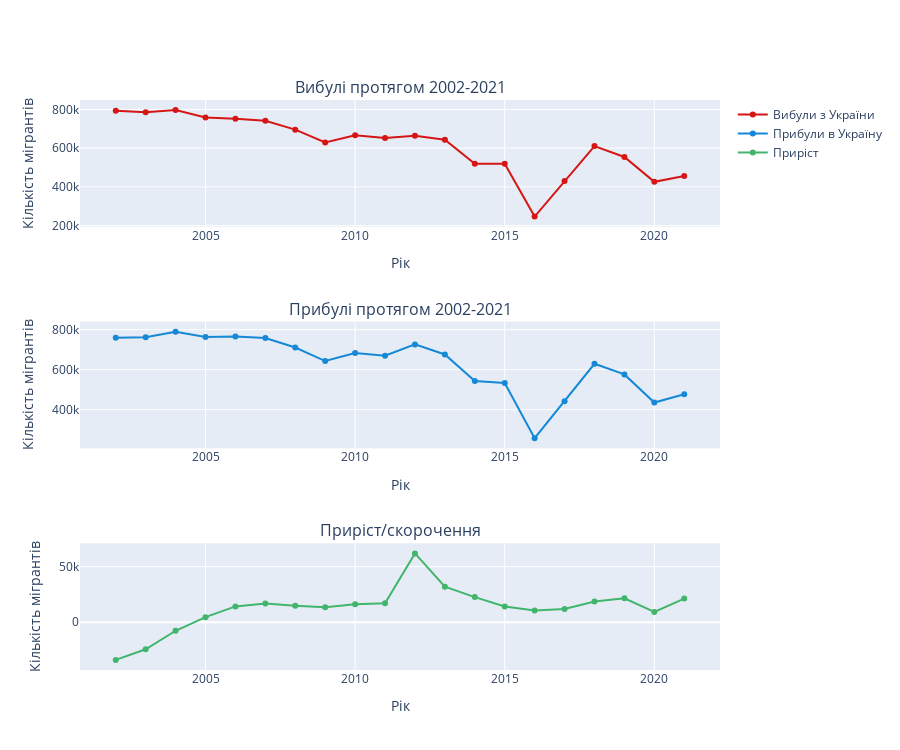

Notebook source saved alongside this figure:
### Code cell
fig = make_subplots(
    rows=3, cols=1,
    subplot_titles=('Вибулі протягом 2002-2021','Прибулі протягом 2002-2021', "Приріст/скорочення"))
fig.add_trace(go.Scatter(x=df_general_migr['Рік'], y=df_general_migr['Вибули'][df_general_migr['Тип місцевості'] == 'Міська та сільська'], 
                        mode='lines+markers', name='Вибули з України', line_color='#d61515'), row = 1, col = 1)
fig.add_trace(go.Scatter(x=df_general_migr['Рік'], y=df_general_migr['Прибули'][df_general_migr['Тип місцевості'] == 'Міська та сільська'], 
                        mode='lines+markers', name='Прибули в Україну',  line_color = '#1589d6'), row = 2, col = 1)
fig.add_trace(go.Scatter(x=df_general_migr['Рік'], y=df_general_migr['Приріст'][df_general_migr['Тип місцевості'] == 'Міська та сільська'], 
                        mode='lines+markers', name='Приріст',  line_color = '#41b56c'), row = 3, col = 1)

fig.update_layout(height=750)
fig.update_yaxes(title_text = 'Кількість мігрантів')
fig.update_xaxes(title_text = 'Рік')

### Figure 1 — Plotly figure (JSON) as saved in the notebook; plotly's stock layout.template omitted (floating-point values rounded to 4 significant figures)
{"data": [{"line": {"color": "#d61515"}, "mode": "lines+markers", "name": "Вибули з України", "type": "scatter", "x": [2002, 2003, 2004, 2005, 2006, 2007, 2008, 2009, 2010, 2011, 2012, 2013, 2014, 2015, 2016, 2017, 2018, 2019, 2020, 2021, 2002, 2003, 2004, 2005, 2006, 2007, 2008, 2009, 2010, 2011, 2012, 2013, 2014, 2015, 2016, 2017, 2018, 2019, 2020, 2021, 2002, 2003, 2004, 2005, 2006, 2007, 2008, 2009, 2010, 2011, 2012, 2013, 2014, 2015, 2016, 2017, 2018, 2019, 2020, 2021], "xaxis": "x", "y": [793796, 786243, 796994, 758639, 751637, 741454, 695869, 629372, 667316, 652301, 664382, 644029, 519914, 519045, 246188, 430290, 610687, 554520, 425964, 455664], "yaxis": "y"}, {"line": {"color": "#1589d6"}, "mode": "lines+markers", "name": "Прибули в Україну", "type": "scatter", "x": [2002, 2003, 2004, 2005, 2006, 2007, 2008, 2009, 2010, 2011, 2012, 2013, 2014, 2015, 2016, 2017, 2018, 2019, 2020, 2021, 2002, 2003, 2004, 2005, 2006, 2007, 2008, 2009, 2010, 2011, 2012, 2013, 2014, 2015, 2016, 2017, 2018, 2019, 2020, 2021, 2002, 2003, 2004, 2005, 2006, 2007, 2008, 2009, 2010, 2011, 2012, 2013, 2014, 2015, 2016, 2017, 2018, 2019, 2020, 2021], "xaxis": "x2", "y": [760005, 762033, 789379, 763222, 765882, 758292, 710790, 642819, 683449, 669397, 726226, 675942, 542506, 533278, 256808, 442287, 629276, 576032, 435280, 476925], "yaxis": "y2"}, {"line": {"color": "#41b56c"}, "mode": "lines+markers", "name": "Приріст", "type": "scatter", "x": [2002, 2003, 2004, 2005, 2006, 2007, 2008, 2009, 2010, 2011, 2012, 2013, 2014, 2015, 2016, 2017, 2018, 2019, 2020, 2021, 2002, 2003, 2004, 2005, 2006, 2007, 2008, 2009, 2010, 2011, 2012, 2013, 2014, 2015, 2016, 2017, 2018, 2019, 2020, 2021, 2002, 2003, 2004, 2005, 2006, 2007, 2008, 2009, 2010, 2011, 2012, 2013, 2014, 2015, 2016, 2017, 2018, 2019, 2020, 2021], "xaxis": "x3", "y": [-33791, -24210, -7615, 4583, 14245, 16838, 14921, 13447, 16133, 17096, 61844, 31913, 22592, 14233, 10620, 11997, 18589, 21512, 9316, 21261], "yaxis": "y3"}], "layout": {"annotations": [{"font": {"size": 16}, "showarrow": false, "text": "Вибулі протягом 2002-2021", "x": 0.5, "xanchor": "center", "xref": "paper", "y": 1, "yanchor": "bottom", "yref": "paper"}, {"font": {"size": 16}, "showarrow": false, "text": "Прибулі протягом 2002-2021", "x": 0.5, "xanchor": "center", "xref": "paper", "y": 0.6111, "yanchor": "bottom", "yref": "paper"}, {"font": {"size": 16}, "showarrow": false, "text": "Приріст/скорочення", "x": 0.5, "xanchor": "center", "xref": "paper", "y": 0.2222, "yanchor": "bottom", "yref": "paper"}], "height": 750, "xaxis": {"anchor": "y", "domain": [0, 1], "title": {"text": "Рік"}}, "xaxis2": {"anchor": "y2", "domain": [0, 1], "title": {"text": "Рік"}}, "xaxis3": {"anchor": "y3", "domain": [0, 1], "title": {"text": "Рік"}}, "yaxis": {"anchor": "x", "domain": [0.7778, 1], "title": {"text": "Кількість мігрантів"}}, "yaxis2": {"anchor": "x2", "domain": [0.3889, 0.6111], "title": {"text": "Кількість мігрантів"}}, "yaxis3": {"anchor": "x3", "domain": [0, 0.2222], "title": {"text": "Кількість мігрантів"}}}}
